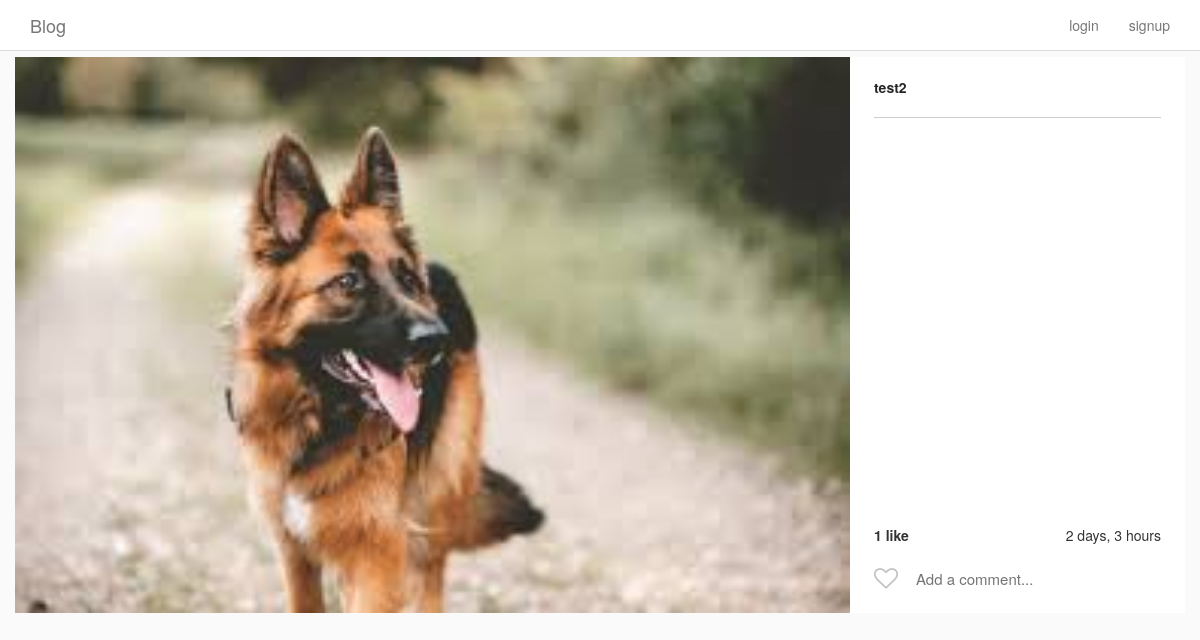
The app's page /post/3/, older data.
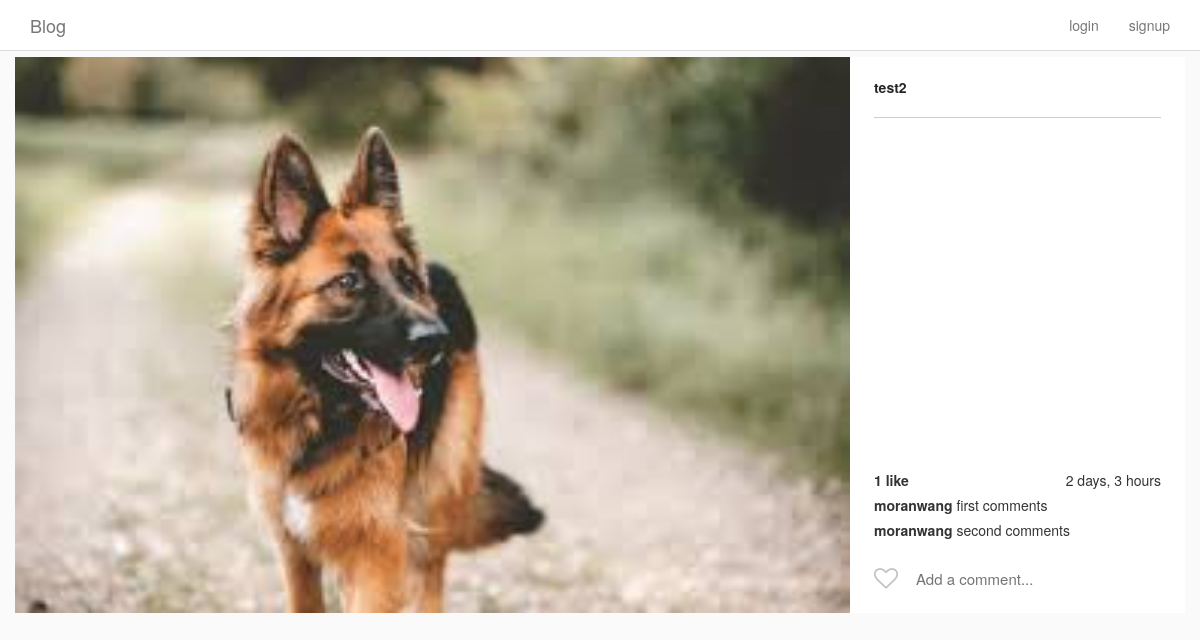
The same page, newer data.
### Insta/models.py (models this page shows, shortened)
class Comment(models.Model):
    post = models.ForeignKey(Post, on_delete=models.CASCADE, related_name='comments',)
    user = models.ForeignKey(InstaUser, on_delete=models.CASCADE)
    comment = models.CharField(max_length=100)
    posted_on = models.DateTimeField(auto_now_add=True, editable=False)

class InstaUser(AbstractUser):
    profile_pic = ProcessedImageField(
        upload_to='static/images/profiles',
        format='JPEG',
        options={'quality':100},
        blank=True,
        null=True
        )

### Insta/views.py (the view)
# urls.py: path('post/<int:pk>/', PostDetailView.as_view(), name='post_detail'),
class PostDetailView(DetailView):
    model = Post
    template_name = 'post_detail.html'

### Insta/models.py (called while the page is built)
    def get_like_count(self):
        return self.likes.count()

### template/post_detail.html (shortened to what this page needs)
{% extends "base.html" %}
{% load custom_tags %}
{% block content %}
<div class="row single-post">
    <div class="single-post-card view-update {{ object.pk }}">
        <div class="header">
            <a href="{% url 'user_detail' object.author.pk %}">
                {{ object.author.username }}
            </a>
        </div>
        <div class="image__wrapper">
            <img class="card__main-image" src="/{{object.image}}" width='1000', height='1000'>
        </div>
        <div class="comments-portion">
            <div class="likes-timestamp-row">
                <div class="likes">
                    {% if object.get_like_count %}
                        {{ object.get_like_count }} like{% if object.get_like_count > 1 %}s{% endif %}
                    {% endif %}
                </div>
                <div class="timestamp">
                    {{ object.posted_on|timesince }}
                </div>
            </div>
            <ul class="comment-list">
                {% for comment in object.comments.all %}
                <li class="comment-list__comment">
                    <a href="{% url 'user_detail' comment.user.pk %}" class="user">
                        {{ comment.user.username }}
                    </a>
                    <span class="comment">{{ comment.comment }}</span>
                </li>
                {% endfor %}
            </ul>
            <section class="input-row">
                <i class="fa {% if liked %}fa-heart{% else %}fa-heart-o{% endif %} submit-like" aria-hidden="true"></i>
                <div class="comment-input-wrapper">
                    <input class="add-comment" type="text" placeholder="Add a comment...">
                </div>
            </section>
        </div>
    </div>
</div>
{% endblock content %}

Row changes from the older to the newer data that the page shows:
added Comment: user.username "moranwang", comment "first comments"
added Comment: user.username "moranwang", comment "second comments"
